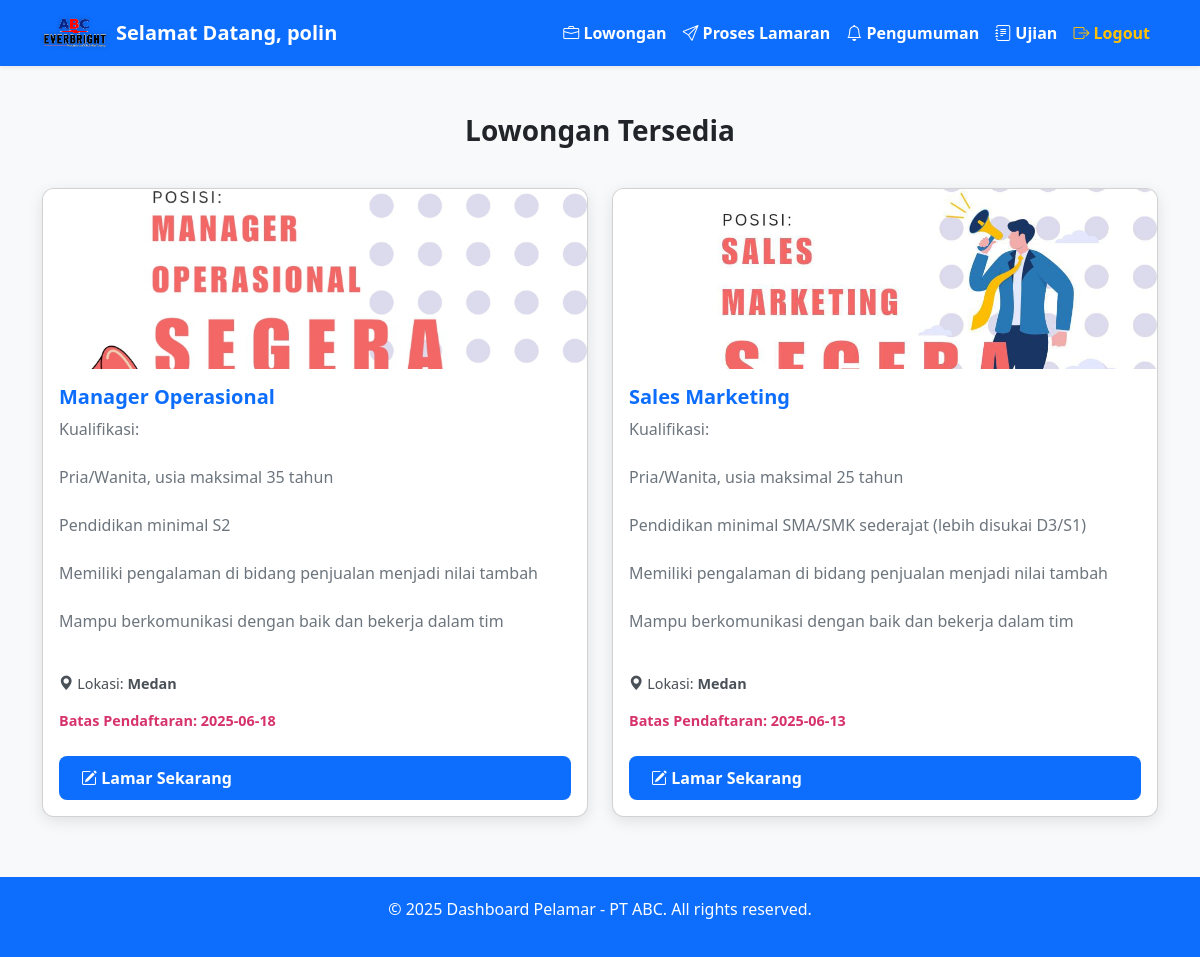
The page /dashboard_pelamar.php (signed in) on the database its author committed.
### tables this page shows
CREATE TABLE `pelamar` (
  `id` int(11) NOT NULL,
  `posisi_dilamar` varchar(100) DEFAULT NULL,
  `email` varchar(100) DEFAULT NULL,
  `nik` varchar(20) DEFAULT NULL,
  `nama` varchar(100) DEFAULT NULL,
  `tempat_lahir` varchar(100) DEFAULT NULL,
  `tanggal_lahir` date DEFAULT NULL,
  `jk` enum('Laki-laki','Perempuan') DEFAULT NULL,
  `agama` varchar(50) DEFAULT NULL,
  `alamat` text DEFAULT NULL,
  `status_pernikahan` varchar(50) DEFAULT NULL,
  `kewarganegaraan` varchar(50) DEFAULT NULL,
  `foto` varchar(255) DEFAULT NULL,
  `status_lamaran` varchar(50) DEFAULT 'Menunggu'
);

CREATE TABLE `lowongan` (
  `ID` int(11) NOT NULL,
  `Posisi` varchar(100) NOT NULL,
  `deskripsi` text NOT NULL,
  `foto_deskripsi` varchar(255) DEFAULT NULL,
  `lokasi` varchar(100) NOT NULL,
  `tanggal_post` date NOT NULL,
  `batas_akhir` date NOT NULL
);

### dashboard_pelamar.php (the view, shortened to what this page needs)
<?php
include 'koneksi.php';
$email = $_SESSION['pelamar'];
$query_lamaran = "SELECT * FROM pelamar WHERE email = '$email' LIMIT 1";
$result_lamaran = mysqli_query($conn, $query_lamaran);
$data_pelamar = mysqli_fetch_assoc($result_lamaran);
$nama = $data_pelamar ? $data_pelamar['nama'] : 'Pelamar';
$query = "SELECT * FROM lowongan ORDER BY tanggal_post DESC";
$result = mysqli_query($conn, $query);
?>
<!DOCTYPE html>
<html lang="id">
<head>
    <link href="https://cdn.jsdelivr.net/npm/bootstrap@5.3.2/dist/css/bootstrap.min.css" rel="stylesheet" />
    <link href="https://cdn.jsdelivr.net/npm/bootstrap-icons@1.10.5/font/bootstrap-icons.css" rel="stylesheet">
</head>
<body>
<nav class="navbar navbar-expand-lg navbar-dark bg-primary shadow-sm">
    <div class="container">
        <a class="navbar-brand d-flex align-items-center" href="#">
            <img src="images/logo1ABC.png" alt="Logo" style="height: 40px;" />
            <div class="welcome-text d-flex flex-column ms-2">
    <span class="fw-semibold">Selamat Datang, <?= htmlspecialchars($nama) ?></span>
</div>
        </a>
        <div class="collapse navbar-collapse" id="navbarNavDropdown">
            <ul class="navbar-nav ms-auto fw-semibold">
                <li class="nav-item"><a class="nav-link text-white" href="dashboard_pelamar.php"><i class="bi bi-briefcase"></i> Lowongan</a></li>
                <li class="nav-item"><a class="nav-link text-white" href="lamaran_saya.php"><i class="bi bi-send"></i> Proses Lamaran</a></li>
                <li class="nav-item"><a class="nav-link text-white" href="pengumuman_pelamar.php"><i class="bi bi-bell"></i> Pengumuman</a></li>
                <li class="nav-item"><a class="nav-link text-white" href="login_ujian_pelamar.php"><i class="bi bi-journal-text"></i> Ujian</a></li>
                <li class="nav-item"><a class="nav-link text-warning fw-bold" href="login.php"><i class="bi bi-box-arrow-right"></i> Logout</a></li>
            </ul>
        </div>
    </div>
</nav>
<div class="container mt-5 mb-5">
    <h3>Lowongan Tersedia</h3>
    <?php if (mysqli_num_rows($result) > 0): ?>
        <div class="row g-4">
            <?php while ($row = mysqli_fetch_assoc($result)): ?>
                <div class="col-lg-6 col-md-6 col-sm-12">
                    <div class="card h-100">
                        <?php
                        $gambar = $row['foto_deskripsi'];
                        $path_gambar = "admin/uploads/" . $gambar;
                        if (!empty($gambar) && file_exists($path_gambar)): ?>
                            <img src="<?= htmlspecialchars($path_gambar) ?>" alt="Gambar Lowongan" class="card-img-top" />
                        <?php else: ?>
                            <img src="https://via.placeholder.com/600x180?text=No+Image+Available" alt="No Image Available" class="card-img-top" />
                        <?php endif; ?>
                        <div class="card-body">
                            <div>
                                <h5 class="card-title fw-bold text-primary"><?= htmlspecialchars($row['Posisi']) ?></h5>
                                <p class="card-text text-secondary" style="white-space: pre-line;"><?= nl2br(htmlspecialchars($row['deskripsi'])) ?></p>
                                <p class="lowongan-lokasi"><i class="bi bi-geo-alt-fill"></i> Lokasi: <strong><?= htmlspecialchars($row['lokasi']) ?></strong></p>
                                <p class="lowongan-batas">Batas Pendaftaran: <strong><?= htmlspecialchars($row['batas_akhir']) ?></strong></p>
                            </div>
                            <a href="lamaran.php?posisi=<?= urlencode($row['Posisi']) ?>" class="btn-lamar mt-2"><i class="bi bi-pencil-square"></i> Lamar Sekarang</a>
                        </div>
                    </div>
                </div>
            <?php endwhile; ?>
        </div>
    <?php else: ?>
        <p class="no-lowongan">Belum ada lowongan tersedia saat ini.</p>
    <?php endif; ?>
</div>
<footer>
    <div class="container">
        <p>&copy; <?= date("Y") ?> Dashboard Pelamar - PT ABC. All rights reserved.</p>
    </div>
</footer>
</body>
</html>

### dashboard_pelamar.php (style rules this page uses)
body { background-color: #f8f9fa; font-family: 'Segoe UI', Tahoma, Geneva, Verdana, sans-serif; }
footer { background-color: #0d6efd; color: white; padding: 20px 0; text-align: center; margin-top: 60px; }
.card { border-radius: 12px; box-shadow: 0 4px 15px rgba(0,0,0,0.1); transition: transform 0.3s ease, box-shadow 0.3s ease; overflow: hidden; height: 100%; }
.card-img-top { height: 180px; object-fit: cover; }
.card-body { display: flex; flex-direction: column; justify-content: space-between; }
.btn-lamar { background-color: #0d6efd; border: none; font-weight: 600; padding: 10px 22px; border-radius: 8px; transition: background-color 0.3s ease; color: white; text-decoration: none; }
h3 { font-weight: 700; color: #212529; margin-bottom: 40px; text-align: center; }
.lowongan-lokasi, .lowongan-batas { font-size: 0.9rem; color: #495057; margin-top: 6px; font-weight: 500; }
.lowongan-batas { color: #d6336c; font-weight: 600; }
.navbar-brand img { filter: drop-shadow(0 0 2px rgba(0,0,0,0.25)); }
.welcome-text { color: white; margin-left: 10px; font-weight: 600; }

### rows shown on the page
pelamar: nama "polin"
lowongan: foto_deskripsi (picture), Posisi "Manager Operasional", deskripsi "Kualifikasi: Pria/Wanita, usia maksimal 35 tahun Pendidikan minimal S2 Memiliki pengalaman di bidang penjualan menjadi nilai tambah Mampu berkomunikasi dengan baik dan bekerja dalam tim", lokasi "Medan", batas_akhir "2025-06-18"
lowongan: foto_deskripsi (picture), Posisi "Sales Marketing", deskripsi "Kualifikasi: Pria/Wanita, usia maksimal 25 tahun Pendidikan minimal SMA/SMK sederajat (lebih disukai D3/S1) Memiliki pengalaman di bidang penjualan menjadi nilai tambah Mampu berkomunikasi dengan baik dan bekerja dalam tim", lokasi "Medan", batas_akhir "2025-06-13"
